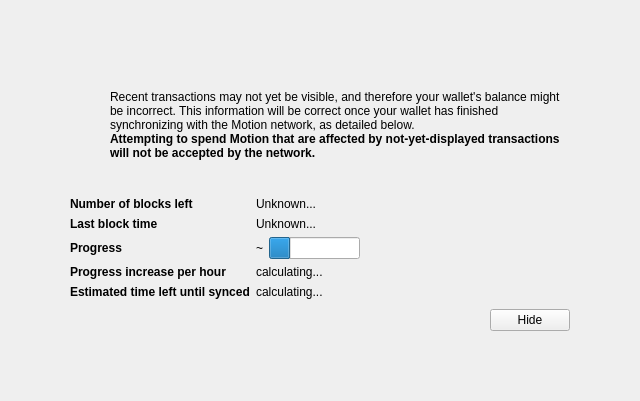
<?xml version="1.0" encoding="UTF-8"?>
<ui version="4.0">
 <class>ModalOverlay</class>
 <widget class="ModalOverlay" name="ModalOverlay">
  <property name="geometry">
   <rect>
    <x>0</x>
    <y>0</y>
    <width>640</width>
    <height>401</height>
   </rect>
  </property>
  <property name="windowTitle">
   <string>Form</string>
  </property>
  <layout class="QVBoxLayout" name="verticalLayout" stretch="0">
   <property name="sizeConstraint">
    <enum>QLayout::SetDefaultConstraint</enum>
   </property>
   <property name="leftMargin">
    <number>0</number>
   </property>
   <property name="topMargin">
    <number>0</number>
   </property>
   <property name="rightMargin">
    <number>0</number>
   </property>
   <property name="bottomMargin">
    <number>0</number>
   </property>
   <item>
    <widget class="QWidget" name="bgWidget" native="true">
     <property name="styleSheet">
      <string notr="true"/>
     </property>
     <layout class="QVBoxLayout" name="verticalLayoutMain" stretch="0">
      <property name="leftMargin">
       <number>60</number>
      </property>
      <property name="topMargin">
       <number>60</number>
      </property>
      <property name="rightMargin">
       <number>60</number>
      </property>
      <property name="bottomMargin">
       <number>60</number>
      </property>
      <item>
       <widget class="QWidget" name="contentWidget" native="true">
        <property name="styleSheet">
         <string notr="true"/>
        </property>
        <layout class="QVBoxLayout" name="verticalLayoutSub" stretch="1,0,0,0,0">
         <property name="spacing">
          <number>0</number>
         </property>
         <property name="leftMargin">
          <number>10</number>
         </property>
         <property name="topMargin">
          <number>10</number>
         </property>
         <property name="rightMargin">
          <number>10</number>
         </property>
         <property name="bottomMargin">
          <number>10</number>
         </property>
         <item>
          <layout class="QHBoxLayout" name="horizontalLayoutIconText" stretch="0,1">
           <property name="topMargin">
            <number>20</number>
           </property>
           <item>
            <layout class="QVBoxLayout" name="verticalLayoutIcon">
             <property name="leftMargin">
              <number>0</number>
             </property>
             <item>
              <widget class="QPushButton" name="warningIcon">
               <property name="enabled">
                <bool>false</bool>
               </property>
               <property name="text">
                <string/>
               </property>
               <property name="icon">
                <iconset>
                 <normaloff>:/icons/warning</normaloff>
                 <disabledoff>:/icons/warning</disabledoff>:/icons/warning</iconset>
               </property>
               <property name="iconSize">
                <size>
                 <width>48</width>
                 <height>48</height>
                </size>
               </property>
               <property name="flat">
                <bool>true</bool>
               </property>
              </widget>
             </item>
             <item>
              <spacer name="verticalSpacerWarningIcon">
               <property name="orientation">
                <enum>Qt::Vertical</enum>
               </property>
               <property name="sizeHint" stdset="0">
                <size>
                 <width>20</width>
                 <height>40</height>
                </size>
               </property>
              </spacer>
             </item>
            </layout>
           </item>
           <item>
            <layout class="QVBoxLayout" name="verticalLayoutInfoText">
             <property name="leftMargin">
              <number>0</number>
             </property>
             <property name="topMargin">
              <number>0</number>
             </property>
             <item>
              <widget class="QLabel" name="infoText">
               <property name="text">
                <string>Recent transactions may not yet be visible, and therefore your wallet's balance might be incorrect. This information will be correct once your wallet has finished synchronizing with the Motion network, as detailed below.</string>
               </property>
               <property name="textFormat">
                <enum>Qt::RichText</enum>
               </property>
               <property name="wordWrap">
                <bool>true</bool>
               </property>
              </widget>
             </item>
             <item>
              <widget class="QLabel" name="infoTextStrong">
               <property name="font">
                <font>
                 <weight>75</weight>
                 <bold>true</bold>
                </font>
               </property>
               <property name="text">
                <string>Attempting to spend Motion that are affected by not-yet-displayed transactions will not be accepted by the network.</string>
               </property>
               <property name="textFormat">
                <enum>Qt::RichText</enum>
               </property>
               <property name="wordWrap">
                <bool>true</bool>
               </property>
              </widget>
             </item>
             <item>
              <spacer name="verticalSpacerInTextSpace">
               <property name="orientation">
                <enum>Qt::Vertical</enum>
               </property>
               <property name="sizeHint" stdset="0">
                <size>
                 <width>20</width>
                 <height>40</height>
                </size>
               </property>
              </spacer>
             </item>
            </layout>
           </item>
          </layout>
         </item>
         <item>
          <spacer name="verticalSpacerAfterText">
           <property name="orientation">
            <enum>Qt::Vertical</enum>
           </property>
           <property name="sizeHint" stdset="0">
            <size>
             <width>20</width>
             <height>40</height>
            </size>
           </property>
          </spacer>
         </item>
         <item>
          <layout class="QFormLayout" name="formLayout">
           <property name="fieldGrowthPolicy">
            <enum>QFormLayout::FieldsStayAtSizeHint</enum>
           </property>
           <property name="horizontalSpacing">
            <number>6</number>
           </property>
           <property name="verticalSpacing">
            <number>6</number>
           </property>
           <property name="topMargin">
            <number>10</number>
           </property>
           <item row="0" column="0">
            <widget class="QLabel" name="labelNumberOfBlocksLeft">
             <property name="font">
              <font>
               <weight>75</weight>
               <bold>true</bold>
              </font>
             </property>
             <property name="text">
              <string>Number of blocks left</string>
             </property>
            </widget>
           </item>
           <item row="0" column="1">
            <widget class="QLabel" name="numberOfBlocksLeft">
             <property name="text">
              <string>Unknown...</string>
             </property>
            </widget>
           </item>
           <item row="1" column="0">
            <widget class="QLabel" name="labelLastBlockTime">
             <property name="font">
              <font>
               <weight>75</weight>
               <bold>true</bold>
              </font>
             </property>
             <property name="text">
              <string>Last block time</string>
             </property>
            </widget>
           </item>
           <item row="1" column="1">
            <widget class="QLabel" name="newestBlockDate">
             <property name="sizePolicy">
              <sizepolicy hsizetype="Maximum" vsizetype="Preferred">
               <horstretch>0</horstretch>
               <verstretch>0</verstretch>
              </sizepolicy>
             </property>
             <property name="text">
              <string>Unknown...</string>
             </property>
            </widget>
           </item>
           <item row="2" column="0">
            <widget class="QLabel" name="labelSyncDone">
             <property name="font">
              <font>
               <weight>75</weight>
               <bold>true</bold>
              </font>
             </property>
             <property name="text">
              <string>Progress</string>
             </property>
            </widget>
           </item>
           <item row="2" column="1">
            <layout class="QHBoxLayout" name="horizontalLayoutSync" stretch="0,1">
             <item>
              <widget class="QLabel" name="percentageProgress">
               <property name="text">
                <string>~</string>
               </property>
              </widget>
             </item>
             <item>
              <widget class="QProgressBar" name="progressBar">
               <property name="value">
                <number>24</number>
               </property>
               <property name="format">
                <string/>
               </property>
              </widget>
             </item>
            </layout>
           </item>
           <item row="4" column="0">
            <widget class="QLabel" name="labelProgressIncrease">
             <property name="font">
              <font>
               <weight>75</weight>
               <bold>true</bold>
              </font>
             </property>
             <property name="text">
              <string>Progress increase per hour</string>
             </property>
            </widget>
           </item>
           <item row="4" column="1">
            <widget class="QLabel" name="progressIncreasePerH">
             <property name="text">
              <string>calculating...</string>
             </property>
            </widget>
           </item>
           <item row="5" column="0">
            <widget class="QLabel" name="labelEstimatedTimeLeft">
             <property name="font">
              <font>
               <weight>75</weight>
               <bold>true</bold>
              </font>
             </property>
             <property name="text">
              <string>Estimated time left until synced</string>
             </property>
            </widget>
           </item>
           <item row="5" column="1">
            <widget class="QLabel" name="expectedTimeLeft">
             <property name="text">
              <string>calculating...</string>
             </property>
            </widget>
           </item>
          </layout>
         </item>
         <item>
          <layout class="QHBoxLayout" name="horizontalLayoutButtons">
           <property name="leftMargin">
            <number>10</number>
           </property>
           <property name="topMargin">
            <number>10</number>
           </property>
           <item>
            <spacer name="horizontalSpacer">
             <property name="orientation">
              <enum>Qt::Horizontal</enum>
             </property>
             <property name="sizeHint" stdset="0">
              <size>
               <width>40</width>
               <height>20</height>
              </size>
             </property>
            </spacer>
           </item>
           <item>
            <widget class="QPushButton" name="closeButton">
             <property name="text">
              <string>Hide</string>
             </property>
            </widget>
           </item>
          </layout>
         </item>
         <item>
          <layout class="QVBoxLayout" name="verticalLayout_2">
           <item>
            <spacer name="verticalSpacer">
             <property name="orientation">
              <enum>Qt::Vertical</enum>
             </property>
             <property name="sizeHint" stdset="0">
              <size>
               <width>20</width>
               <height>40</height>
              </size>
             </property>
            </spacer>
           </item>
          </layout>
         </item>
        </layout>
       </widget>
      </item>
     </layout>
    </widget>
   </item>
  </layout>
 </widget>
 <customwidgets>
  <customwidget>
   <class>ModalOverlay</class>
   <extends>QWidget</extends>
   <header>modaloverlay.h</header>
   <container>1</container>
  </customwidget>
 </customwidgets>
 <resources/>
 <connections/>
</ui>
